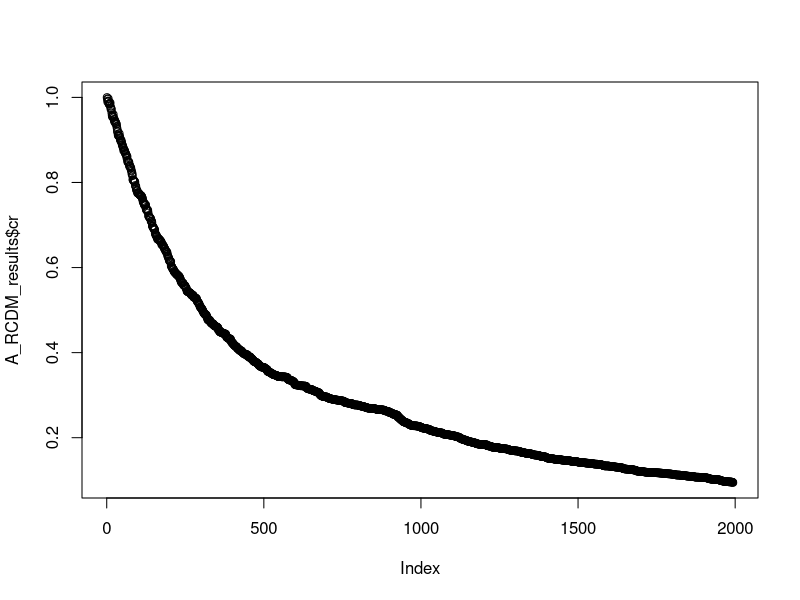
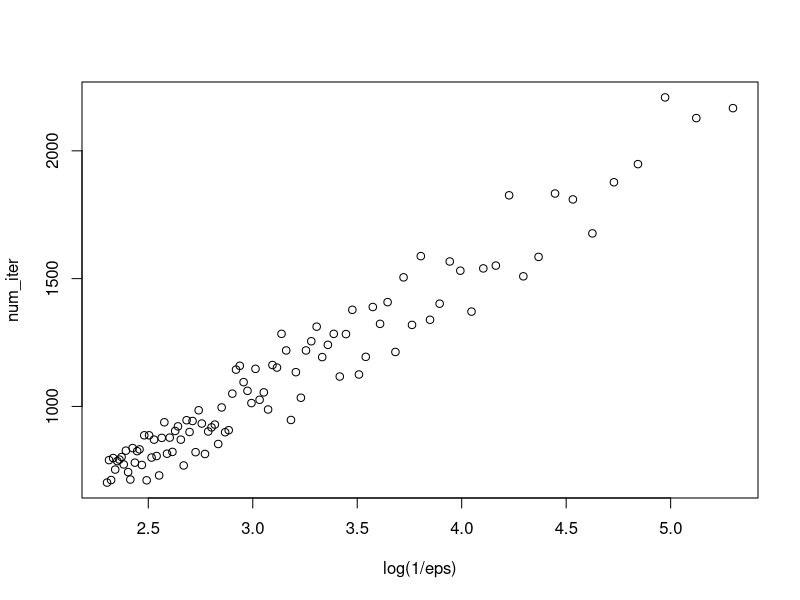
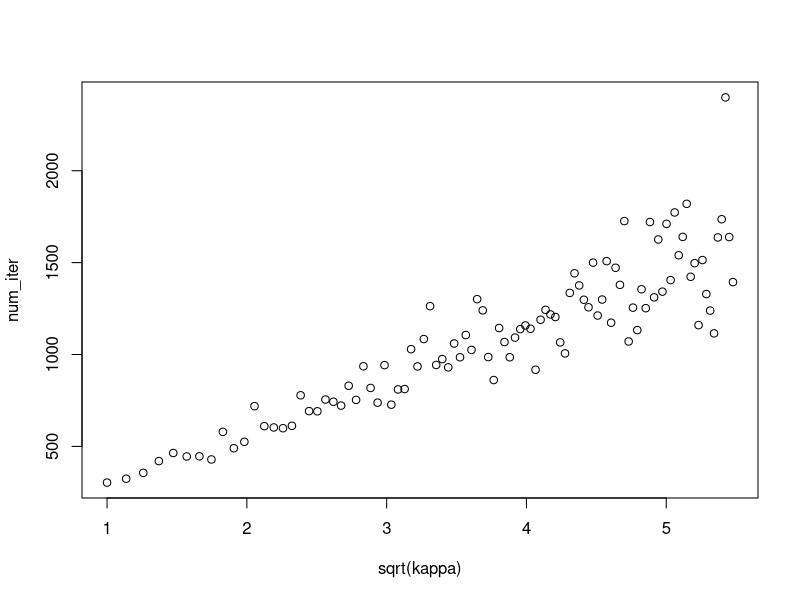

The R source for these figures, in order:
# This .R code file consists of:
  # Algorithm 2: Accelerated Randomized Coordinate Descent (Nesterov 2012)
  # for solving quadratic form objective function

# Arthurs: STA 243 Final Project Group Members:
  # Han Chen, Ninghui Li, Chenghan Sun

library(pracma)


# Coordinate Descent method
A_RCDM = function(A, b, xs, alpha = 1, Sigma = NULL, xk = NULL, iter_k = NULL, 
                   gamma_k=0, tol=10^-2, maxIter=10^7) {
  ### Solve quadratic form functions min_x f(x) = (Ax - b) ^ 2  ###
  ### Algorithm : Accelerated Coordinate Descent method "Nesterov, Y.: Effciency of coordinate descent methods on huge-scale optimization problems."
  ### A the input matrix, b vector, xs the true parameters 
  ### Sigma eigenvalues of A^TA, we use this to control L_i in the algorithm, 
  ### alpha fixed stepsize 
  ### xk initial value of the optimization problem 
  ### stopping criterion f(xk) - fstar < tol, where fstar = f(xs), we stop the function if the iteration exceed maxIter.
  
  # Params: 
  #dim of xs 
  n = ncol(A)
  
  # set k as the counter
  k = 1
  
  # calculate Sigma 
  if(is.null(Sigma)){
    Sigma = alpha * eigen(t(A) %*% A)$values
  }
  
  # denote cr = norm(xk-xs)/norm(xs) as the a criterion
  cr = c(1)
  
  # initialize xk as the estimates' vector 
  if (is.null(xk)){
    xk = zeros(n, 1)
  }
  
  # initialize mu_k as a vector of sub-direction 
  mu_k = xk
  
  # Define the objective function
  quadratic_obj = function(y, yhat){
    fun_val = 0.5*norm((y - yhat), "2")^2
    return(fun_val)
  }
  
  # initialize objective function vector
  fx = c(quadratic_obj(A%*%xk, b))
  fstar = quadratic_obj(A%*%xs, b)  # true function value 
  error = c()  # initialize error vector 
  
  large_root_finder = function(a, b, c) {
    sol1 = (-b - sqrt(b^2 - 4*a*c)) / (2*a)
    sol2 = (-b + sqrt(b^2 - 4*a*c)) / (2*a)
    return(max(sol1, sol2))
  }
  
  # main loop 
  while (fx[k] - fstar >= tol) {
    # choose gamma_k to be the larger root 
    para.a = 1
    para.b = (min(Sigma)*gamma_k^2/n) - (1/n)
    para.c = -gamma_k^2
    gamma_k_new = large_root_finder(para.a, para.b, para.c)
    
    # set alpha_k and beta_k
    alpha_k = (n - gamma_k_new*min(Sigma)) / (gamma_k_new*(n^2 - min(Sigma)))
    beta_k  =  1 - gamma_k_new*min(Sigma)  / n
    
    # set y_k
    y_k = alpha_k*mu_k + (1-alpha_k)*xk
    
    # choose index iter_k with uniform probability
    iter_k = sample(n, 1)
    
    # set dk
    # u1 = alpha_k*A%*%mu_k + (1 - alpha_k)*A%*%xk - b
    # A1 = t(A)
    # dk = (1 - alpha_k)*A1[iter_k, ]%*%u1
    
    dk = t(A[, iter_k]) %*% ( A %*% y_k - b ) 
    
    # update xk
    #xk[iter_k] = y_k[iter_k] - (1/sigma_max^2)*dk
    xk = y_k
    xk[iter_k] = xk[iter_k] - (1 / Sigma[iter_k]) * dk
    
    # update criterion cr
    cr[k+1] = norm(xk-xs, "2") / norm(xs, "2")
    
    if (mod(k, 1000) == 0) {
      print(c(paste("step", k), paste("error", cr[k+1])))
      print(paste("value of objective function", fx[k]))
      
    }
    
    # update mu_k
    #print(beta_k*mu_k)
    #print((1 - beta_k)*y_k)
    #print((gamma_k_new/sigma_max^2)*dk)
    mu_k = beta_k * mu_k + (1 - beta_k) * y_k 
    mu_k[iter_k] = mu_k[iter_k] - (gamma_k_new/Sigma[iter_k]^2) * dk
    #mu_k[iter_k] = beta_k*mu_k[iter_k] + (1 - beta_k)*y_k[iter_k] - (gamma_k_new/Sigma[iter_k]^2)*dk
    
    # update gamma
    gamma_k = gamma_k_new
    
    # update k
    k = k+1
    
    # update estimated function value and error 
    fx = c(fx, quadratic_obj(A%*%xk, b))
    error = c(error, norm((xk - xs), "2"))
    
    # set algorithm iter bound 
    if (k > maxIter) {
      print(paste("Algorithm unfinished by reaching the maximum iterations."))
      break
    }
  }
  print(xk)
  return(list(k = k, cr = cr, error = error, fx = fx, xk = xk))
}

##### Experiment #####
# input data points, here xs is the true solution that we want to find
m = 100
n = 50
k = 30


u = randortho(m)  # Generates random orthonormal or unitary matrix of size m
v = randortho(n)

#s_c_diag = runif(min(m, n), min= 1 / sqrt(k), max = 1)
s_c_diag  = seq(from = 1 / sqrt(k), to = 1, length.out = min(m, n))
s_c = diag(s_c_diag, nrow=m, ncol=n)  # for convexity assumption 

# sigular value decomposition
A = u%*%s_c%*%v  # for convexity assumption

#xs = rnorm(n)
xs  = ones(n, 1)
b = A%*%xs + 1 / (1 * 500) * rnorm(m)
solve(t(A) %*% A, t(A) %*% b)
# t(A) %*% A 

A_RCDM_results = A_RCDM(A, b, xs, alpha = 15, tol = 0.01)
A_RCDM_results = A_RCDM(A, b, xs, alpha = 1, Sigma = rep(1, n), tol = 0.01)

print(paste("The total number of iteration for ARCD algorithm = ", A_RCDM_results$k))

### gap vs iteration ###
plot(A_RCDM_results$cr)


### eps vs nums of iteration (strong convex)###
set.seed(100)
N = 100
eps = seq(0.005, 0.1, length.out = N)
num_iter = sapply(eps, function(eps){
  A_RCDM_results = A_RCDM(A, b, xs, alpha = 1, Sigma = rep(1, n), tol = eps)
  A_RCDM_results$k
})
plot(log(1 / eps), num_iter)


### sigma vs nums of iteration (strong convex) ###
set.seed(100)
N = 100
kappa = seq(1, 30, length.out = N)
num_iter = sapply(kappa, function(kappa){
  m = 100
  n = 50
  k = kappa
  
  u = randortho(m)  
  v = randortho(n)
  s_c_diag  = seq(from = 1 / sqrt(k), to = 1, length.out = min(m, n))
  s_c = diag(s_c_diag, nrow=m, ncol=n)  # for convexity assumption 
  
  A = u%*%s_c%*%v  
  
  xs  = ones(n, 1)
  b = A%*%xs + 1 / (1 * 1000) * rnorm(m)
  
  A_RCDM_results = A_RCDM(A, b, xs, alpha = 1, Sigma = rep(1, n), tol = 0.01)
  A_RCDM_results$k
})

plot(sqrt(kappa), num_iter)



